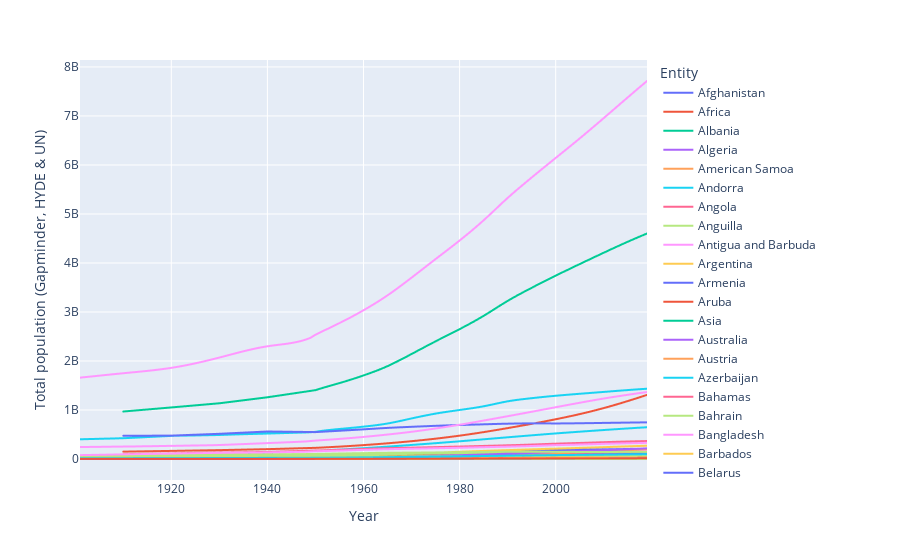

The cell this chart's notebook holds for it:
### Code cell
px.line(pop.query('Year > 1900'), x='Year', y='Total population (Gapminder, HYDE & UN)', color='Entity')
